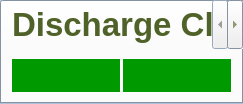
                <widget class="QTabWidget" name="tabWidget" >
                 <property name="minimumSize" >
                  <size>
                   <width>243</width>
                   <height>80</height>
                  </size>
                 </property>
                 <property name="maximumSize" >
                  <size>
                   <width>550</width>
                   <height>110</height>
                  </size>
                 </property>
                 <property name="palette" >
                  <palette>
                   <active>
                    <colorrole role="WindowText" >
                     <brush brushstyle="SolidPattern" >
                      <color alpha="255" >
                       <red>79</red>
                       <green>98</green>
                       <blue>40</blue>
                      </color>
                     </brush>
                    </colorrole>
                    <colorrole role="Text" >
                     <brush brushstyle="SolidPattern" >
                      <color alpha="255" >
                       <red>0</red>
                       <green>0</green>
                       <blue>0</blue>
                      </color>
                     </brush>
                    </colorrole>
                    <colorrole role="Base" >
                     <brush brushstyle="SolidPattern" >
                      <color alpha="255" >
                       <red>255</red>
                       <green>255</green>
                       <blue>255</blue>
                      </color>
                     </brush>
                    </colorrole>
                    <colorrole role="Window" >
                     <brush brushstyle="SolidPattern" >
                      <color alpha="255" >
                       <red>185</red>
                       <green>205</green>
                       <blue>229</blue>
                      </color>
                     </brush>
                    </colorrole>
                   </active>
                   <inactive>
                    <colorrole role="WindowText" >
                     <brush brushstyle="SolidPattern" >
                      <color alpha="255" >
                       <red>79</red>
                       <green>98</green>
                       <blue>40</blue>
                      </color>
                     </brush>
                    </colorrole>
                    <colorrole role="Text" >
                     <brush brushstyle="SolidPattern" >
                      <color alpha="255" >
                       <red>0</red>
                       <green>0</green>
                       <blue>0</blue>
                      </color>
                     </brush>
                    </colorrole>
                    <colorrole role="Base" >
                     <brush brushstyle="SolidPattern" >
                      <color alpha="255" >
                       <red>255</red>
                       <green>255</green>
                       <blue>255</blue>
                      </color>
                     </brush>
                    </colorrole>
                    <colorrole role="Window" >
                     <brush brushstyle="SolidPattern" >
                      <color alpha="255" >
                       <red>185</red>
                       <green>205</green>
                       <blue>229</blue>
                      </color>
                     </brush>
                    </colorrole>
                   </inactive>
                   <disabled>
                    <colorrole role="WindowText" >
                     <brush brushstyle="SolidPattern" >
                      <color alpha="255" >
                       <red>106</red>
                       <green>104</green>
                       <blue>100</blue>
                      </color>
                     </brush>
                    </colorrole>
                    <colorrole role="Text" >
                     <brush brushstyle="SolidPattern" >
                      <color alpha="255" >
                       <red>190</red>
                       <green>190</green>
                       <blue>190</blue>
                      </color>
                     </brush>
                    </colorrole>
                    <colorrole role="Base" >
                     <brush brushstyle="SolidPattern" >
                      <color alpha="255" >
                       <red>185</red>
                       <green>205</green>
                       <blue>229</blue>
                      </color>
                     </brush>
                    </colorrole>
                    <colorrole role="Window" >
                     <brush brushstyle="SolidPattern" >
                      <color alpha="255" >
                       <red>185</red>
                       <green>205</green>
                       <blue>229</blue>
                      </color>
                     </brush>
                    </colorrole>
                   </disabled>
                  </palette>
                 </property>
                 <property name="font" >
                  <font>
                   <pointsize>25</pointsize>
                   <weight>75</weight>
                   <bold>true</bold>
                  </font>
                 </property>
                 <property name="autoFillBackground" >
                  <bool>false</bool>
                 </property>
                 <property name="currentIndex" >
                  <number>0</number>
                 </property>
                 <widget class="QWidget" name="tab" >
                  <attribute name="title" >
                   <string>Discharge Cleaning</string>
                  </attribute>
                  <layout class="QHBoxLayout" >
                   <item>
                    <layout class="QHBoxLayout" >
                     <property name="spacing" >
                      <number>1</number>
                     </property>
                     <item>
                      <widget class="CALabel" name="caLabel_32" >
                       <property name="sizePolicy" >
                        <sizepolicy vsizetype="Expanding" hsizetype="Expanding" >
                         <horstretch>0</horstretch>
                         <verstretch>0</verstretch>
                        </sizepolicy>
                       </property>
                       <property name="minimumSize" >
                        <size>
                         <width>110</width>
                         <height>20</height>
                        </size>
                       </property>
                       <property name="maximumSize" >
                        <size>
                         <width>250</width>
                         <height>40</height>
                        </size>
                       </property>
                       <property name="palette" >
                        <palette>
                         <active>
                          <colorrole role="WindowText" >
                           <brush brushstyle="SolidPattern" >
                            <color alpha="255" >
                             <red>255</red>
                             <green>255</green>
                             <blue>255</blue>
                            </color>
                           </brush>
                          </colorrole>
                          <colorrole role="Window" >
                           <brush brushstyle="SolidPattern" >
                            <color alpha="255" >
                             <red>0</red>
                             <green>153</green>
                             <blue>0</blue>
                            </color>
                           </brush>
                          </colorrole>
                         </active>
                         <inactive>
                          <colorrole role="WindowText" >
                           <brush brushstyle="SolidPattern" >
                            <color alpha="255" >
                             <red>255</red>
                             <green>255</green>
                             <blue>255</blue>
                            </color>
                           </brush>
                          </colorrole>
                          <colorrole role="Window" >
                           <brush brushstyle="SolidPattern" >
                            <color alpha="255" >
                             <red>0</red>
                             <green>153</green>
                             <blue>0</blue>
                            </color>
                           </brush>
                          </colorrole>
                         </inactive>
                         <disabled>
                          <colorrole role="WindowText" >
                           <brush brushstyle="SolidPattern" >
                            <color alpha="255" >
                             <red>106</red>
                             <green>104</green>
                             <blue>100</blue>
                            </color>
                           </brush>
                          </colorrole>
                          <colorrole role="Window" >
                           <brush brushstyle="SolidPattern" >
                            <color alpha="255" >
                             <red>239</red>
                             <green>235</green>
                             <blue>231</blue>
                            </color>
                           </brush>
                          </colorrole>
                         </disabled>
                        </palette>
                       </property>
                       <property name="font" >
                        <font>
                         <pointsize>20</pointsize>
                         <weight>75</weight>
                         <bold>true</bold>
                        </font>
                       </property>
                       <property name="autoFillBackground" >
                        <bool>true</bool>
                       </property>
                       <property name="frameShape" >
                        <enum>QFrame::Box</enum>
                       </property>
                       <property name="lineWidth" >
                        <number>1</number>
                       </property>
                       <property name="alignment" >
                        <set>Qt::AlignCenter</set>
                       </property>
                       <property name="indent" >
                        <number>5</number>
                       </property>
                       <property name="pvname" >
                        <string>CCS_GDC_ONOFF</string>
                       </property>
                       <property name="dmode" stdset="0" >
                        <enum>CALabel::TrueFalse</enum>
                       </property>
                       <property name="cmode" stdset="0" >
                        <enum>CALabel::IfNotZero</enum>
                       </property>
                       <property name="fillcol" stdset="0" >
                        <color>
                         <red>0</red>
                         <green>153</green>
                         <blue>0</blue>
                        </color>
                       </property>
                       <property name="truelabel" >
                        <string>GDC Run</string>
                       </property>
                       <property name="falselabel" >
                        <string>GDC Stop</string>
                       </property>
                       <property name="dbrequest" stdset="0" >
                        <enum>CALabel::DBRGDBL</enum>
                       </property>
                      </widget>
                     </item>
                     <item>
                      <widget class="CALabel" name="caLabel_33" >
                       <property name="sizePolicy" >
                        <sizepolicy vsizetype="Expanding" hsizetype="Expanding" >
                         <horstretch>0</horstretch>
                         <verstretch>0</verstretch>
                        </sizepolicy>
                       </property>
                       <property name="minimumSize" >
                        <size>
                         <width>110</width>
                         <height>20</height>
                        </size>
                       </property>
                       <property name="maximumSize" >
                        <size>
                         <width>250</width>
                         <height>40</height>
                        </size>
                       </property>
                       <property name="palette" >
                        <palette>
                         <active>
                          <colorrole role="WindowText" >
                           <brush brushstyle="SolidPattern" >
                            <color alpha="255" >
                             <red>255</red>
                             <green>255</green>
                             <blue>255</blue>
                            </color>
                           </brush>
                          </colorrole>
                          <colorrole role="Window" >
                           <brush brushstyle="SolidPattern" >
                            <color alpha="255" >
                             <red>0</red>
                             <green>153</green>
                             <blue>0</blue>
                            </color>
                           </brush>
                          </colorrole>
                         </active>
                         <inactive>
                          <colorrole role="WindowText" >
                           <brush brushstyle="SolidPattern" >
                            <color alpha="255" >
                             <red>255</red>
                             <green>255</green>
                             <blue>255</blue>
                            </color>
                           </brush>
                          </colorrole>
                          <colorrole role="Window" >
                           <brush brushstyle="SolidPattern" >
                            <color alpha="255" >
                             <red>0</red>
                             <green>153</green>
                             <blue>0</blue>
                            </color>
                           </brush>
                          </colorrole>
                         </inactive>
                         <disabled>
                          <colorrole role="WindowText" >
                           <brush brushstyle="SolidPattern" >
                            <color alpha="255" >
                             <red>106</red>
                             <green>104</green>
                             <blue>100</blue>
                            </color>
                           </brush>
                          </colorrole>
                          <colorrole role="Window" >
                           <brush brushstyle="SolidPattern" >
                            <color alpha="255" >
                             <red>239</red>
                             <green>235</green>
                             <blue>231</blue>
                            </color>
                           </brush>
                          </colorrole>
                         </disabled>
                        </palette>
                       </property>
                       <property name="font" >
                        <font>
                         <pointsize>20</pointsize>
                         <weight>75</weight>
                         <bold>true</bold>
                        </font>
                       </property>
                       <property name="autoFillBackground" >
                        <bool>true</bool>
                       </property>
                       <property name="frameShape" >
                        <enum>QFrame::Box</enum>
                       </property>
                       <property name="lineWidth" >
                        <number>1</number>
                       </property>
                       <property name="alignment" >
                        <set>Qt::AlignCenter</set>
                       </property>
                       <property name="indent" >
                        <number>5</number>
                       </property>
                       <property name="pvname" >
                        <string>CCS_RFD_ONOFF</string>
                       </property>
                       <property name="dmode" stdset="0" >
                        <enum>CALabel::TrueFalse</enum>
                       </property>
                       <property name="cmode" stdset="0" >
                        <enum>CALabel::IfNotZero</enum>
                       </property>
                       <property name="fillcol" stdset="0" >
                        <color>
                         <red>0</red>
                         <green>153</green>
                         <blue>0</blue>
                        </color>
                       </property>
                       <property name="truelabel" >
                        <string>ICWC Run</string>
                       </property>
                       <property name="falselabel" >
                        <string>ICWC Stop</string>
                       </property>
                       <property name="dbrequest" stdset="0" >
                        <enum>CALabel::DBRGDBL</enum>
                       </property>
                      </widget>
                     </item>
                    </layout>
                   </item>
                  </layout>
                 </widget>
                </widget>
